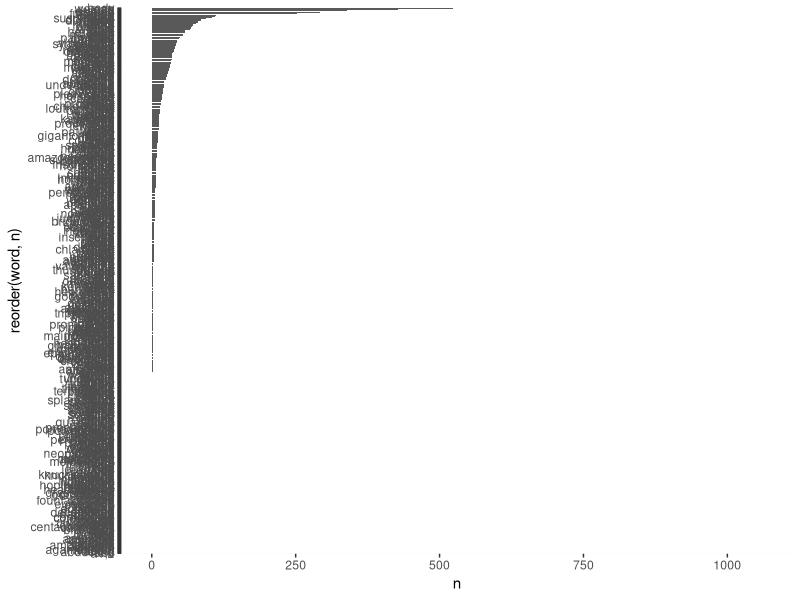
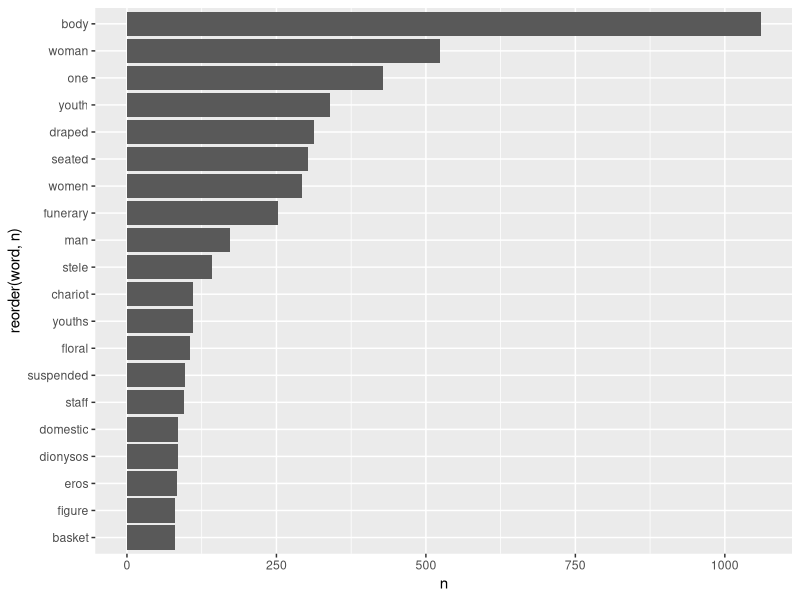

Here is the R script that generated these plots, in order:
# In this workshop, we will expand on some of the basic functions, use tidyverse more and introduce some archaeology specific functions
# It will follow the flow of a more typical data analysis workflow

# First, we will load the tidyverse package
library(tidyverse)

# We then load the data that we downloaded previous workshop

data <- read_csv("Beazley_Archive.csv")

# We start by looking at the data
# We can use the head() function to look at the first 6 rows of the data
head(data)

# We can also use the glimpse() function to look at the data
glimpse(data)

# We can also use the summary() function to look at the data, although this is less useful for this dataset due to the large amount of text data
summary(data)

# We can get the names of the columns in the data using the names() function
names(data)

# We can also get the number of rows and columns in the data using the dim() function
dim(data)
# Alternatively, we can also get the number of rows and columns in the data using the nrow() and ncol() functions
nrow(data)
ncol(data)

# After looking at the data, we have decided that we don't need the 9th and the 12th through the 29th columns, so we remove them.
# We can do this using the select() function

data_short <- data %>% 
  select(-9, -12:-29)

# We might want to check if there are multiple entries for the same object. Luckily there is a Vase Number column, so we can check if there are multiple entries for the same vase number.
# We can do this using the duplicated() function. Note that if there is a space in the column name, we need to use backticks around the column name.
# We can then use the filter() function to filter the data to only include the duplicated rows.

data_short %>% 
  filter(duplicated(`Vase Number`))
# Given that the tibble that this returns is empty, we can conclude that there are no rows with the same vase number.

# We can also check if there are any rows with missing data. We can do this using the is.na() function. This returns a logical vector, which we can then use to filter the data.

data_short %>% 
  filter(is.na(`Vase Number`))
# Given that the tibble that this returns is empty, we can conclude that there are no rows with missing data.

# Now that we know that there are no rows with missing data, and no rows with the same vase number, we can start looking at the data in more detail.
# We are interested in the decorations on the vases, so we will look at the Decoration column.

data_short %>% 
  select(Decoration)

# This is text data. An interesting question may be what the most common words are in the Decoration column. These would correspond with the most common decorations.
# We can do this using the unnest_tokens() function. This function takes a column of text data, and splits it into individual words. It then returns a tibble with the words in a column called word.
# The unnest_tokens() function is a part of the tidytext package, which we must download and load before we can use the function.

# install.packages("tidytext")
library(tidytext)

data_words <- data_short %>% 
  unnest_tokens(word, Decoration)

# We can now look at the data

data_words %>% 
  View()

# We can also look at the most common words. We can do this using the count() function. This function takes a tibble, and counts the number of times each value occurs in a column. It then returns a tibble with the values in a column called n.
# We can then use the arrange() function to sort the tibble by the n column. We can use the desc() function to sort the tibble in descending order.

data_words %>% 
  count(word) %>% 
  arrange(desc(n))

# We can already see that there are some NA values. We can remove these easily using the drop_na() function.

data_words %>% 
  drop_na(word) %>% 
  count(word) %>% 
  arrange(desc(n))

# There are still some words that are not interesting for our analysis. These are called stop words. We can remove these using the anti_join() function. This function takes two tibbles, and returns a tibble with the rows from the first tibble that are not in the second tibble.
# The stop words are in a tibble in the tidytext package

stop_words %>% 
  View()

# Alternatively we can define our own custom stop words.

tibble <- tibble(
  word = c("a", "and", "with", "an", "or", "the", "of", "to", "in", "for", "on", "at", "from", "by", "about", 
            "as", "into", "like", "through", "after", "over", "between", "out", "against", "during", "without", "before", "under",
            "around", "among"),
)

# We can then use the anti_join() function to remove the stop words from the data.

word_counts <- data_words %>% 
  drop_na(word) %>%
  anti_join(tibble, by = "word") %>%
  count(word) %>%
  arrange(desc(n)) %>% 
  print()

# Here we still have the letter "b". We may decide to remove all words that are only one letter long. We can do this using the filter() function.
# The nchar() function returns the number of characters in a string. We can use this to filter the data.

word_counts <- word_counts %>% 
  filter(nchar(word) > 1) %>% 
  print()

# Now we might want to create a plot of the most common words. We can do this using the ggplot() function. This function takes a tibble, and creates a plot.
# We will delve into ggplot in more detail in a later workshop, but for now we will use it to create a bar plot of the most common words. In the homework, adapt this code for your use-case.

ggplot(word_counts, aes(x = reorder(word, n), y = n)) +
  geom_bar(stat = "identity") +
  coord_flip()

# This obviously is not a very useful plot, as there are too many words. We can filter the data to only include the 20 most common words.
# We can do this using the top_n() function. This function takes a tibble, and a number. It then returns a tibble with the number of rows specified in the second argument.

word_counts_top_20 <- word_counts %>% 
  top_n(20, n) %>% 
  print()

# We can then use this tibble to create a plot.

ggplot(word_counts_top_20, aes(x = reorder(word, n), y = n)) +
  geom_bar(stat = "identity") +
  coord_flip()

# For the homework, the separate function is essential. This function takes a tibble, a column name, a new column name and a separator. It then splits the column into two (or more) columns, and returns a tibble with the new columns.
# Here I give a silly example of how to use this function. It will be actually useful in the homework.
# If we take a look at the decoration column, we can see that some vases have an entry that is one word, then a colon and then more words. Imagine we want to isolate the first word and the words after the colon.
# We can do this using the separate() function, by setting the separator to ":".

data_short %>% 
  separate(Decoration, c("Decoration 1", "Decoration 2"), sep = ":") %>% 
  View()


# Homework assignments ----------------------------------------------------

# In the homework assignment, if you cannot get the plot to work, you may print the tibble with the same information instead. Do still leave your attempt at the plot code, so that I can see what you tried.
# It should, however, be straightforward to adapt the code from the lecture to create the plots.

# 1. Create a plot of the most common descriptions of the vases (As we did in the tutorial) in a new dataset. Use this dataset:
# https://www.carc.ox.ac.uk/XDB/ASP/searchOpen.asp?setResultCheckboxes=chkAlbum&chkAlbum=true&windowWidth=1535&windowHeight=689&search=%20%7BAND%7D%20%20%5BProvenance%5D%20GREECE%2C%20AEGINA#aHeader
# Reuse the code from the lecture to create the plot.



# 2.1.  Create a plot of the most common countries of origin of the vases in a new dataset. Use the dataset from 1.1.
# You will need to split a column. 
# Hint: The separator you want to use is either a comma or a space. You can use this expression to do that "[,\\s]".
?separate

# 2.2. Use the code you wrote for 1.1 to create a plot of the most common countries of origin of the vases in the original dataset. Adapting the code should be very straightforward.
# This plot will not be very useful, as there are only two countries in the dataset. You can still create the plot though.



# 3.1. Create a plot of the most common shapes of the vases in a new dataset. Use the dataset from 1.1.

# 3.2. Create a plot of the most common shapes of the vases in the original dataset. Use the dataset from 2.2. Create one plot that includes the top 10 vases from Cyprus and one plot that includes the top 10 vases from Greece.



# 4.1. Create a plot of the most common collections (The cities where the vases are kept) of the vases in a new dataset. Use the dataset from 1.1.

# 4.2. Create a plot of the most common collections of the vases in the original dataset. Use the dataset from 2.2. Create one plot that includes the top 10 vases from Cyprus and one plot that includes the top 10 vases from Greece.
